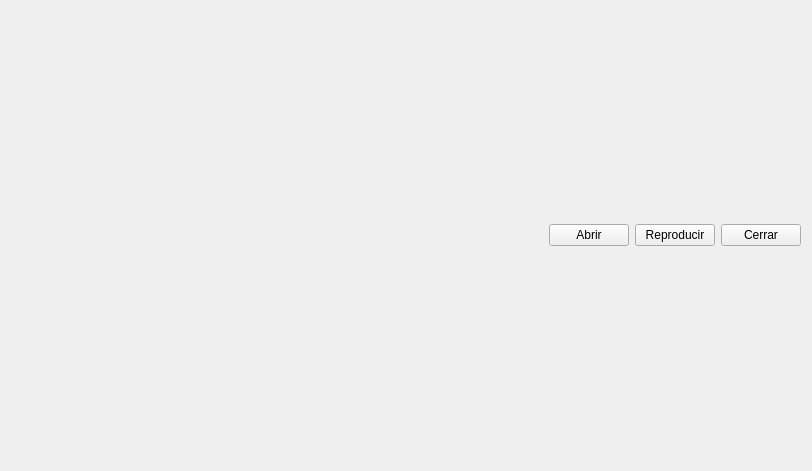
<?xml version="1.0" encoding="UTF-8"?>
<ui version="4.0">
 <class>MainWindow</class>
 <widget class="QMainWindow" name="MainWindow">
  <property name="geometry">
   <rect>
    <x>0</x>
    <y>0</y>
    <width>812</width>
    <height>471</height>
   </rect>
  </property>
  <property name="windowTitle">
   <string>Señales</string>
  </property>
  <widget class="QWidget" name="centralWidget">
   <layout class="QGridLayout" name="gridLayout">
    <item row="0" column="0">
     <layout class="QHBoxLayout" name="horizontalLayout">
      <item>
       <spacer name="horizontalSpacer">
        <property name="orientation">
         <enum>Qt::Horizontal</enum>
        </property>
        <property name="sizeHint" stdset="0">
         <size>
          <width>40</width>
          <height>20</height>
         </size>
        </property>
       </spacer>
      </item>
      <item>
       <widget class="QPushButton" name="openButton">
        <property name="text">
         <string>Abrir</string>
        </property>
       </widget>
      </item>
      <item>
       <widget class="QPushButton" name="playButton">
        <property name="text">
         <string>Reproducir</string>
        </property>
       </widget>
      </item>
      <item>
       <widget class="QPushButton" name="pushButton">
        <property name="text">
         <string>Cerrar</string>
        </property>
       </widget>
      </item>
     </layout>
    </item>
   </layout>
  </widget>
 </widget>
 <layoutdefault spacing="6" margin="11"/>
 <resources/>
 <connections>
  <connection>
   <sender>pushButton</sender>
   <signal>clicked()</signal>
   <receiver>MainWindow</receiver>
   <slot>close()</slot>
   <hints>
    <hint type="sourcelabel">
     <x>346</x>
     <y>255</y>
    </hint>
    <hint type="destinationlabel">
     <x>265</x>
     <y>250</y>
    </hint>
   </hints>
  </connection>
 </connections>
</ui>
